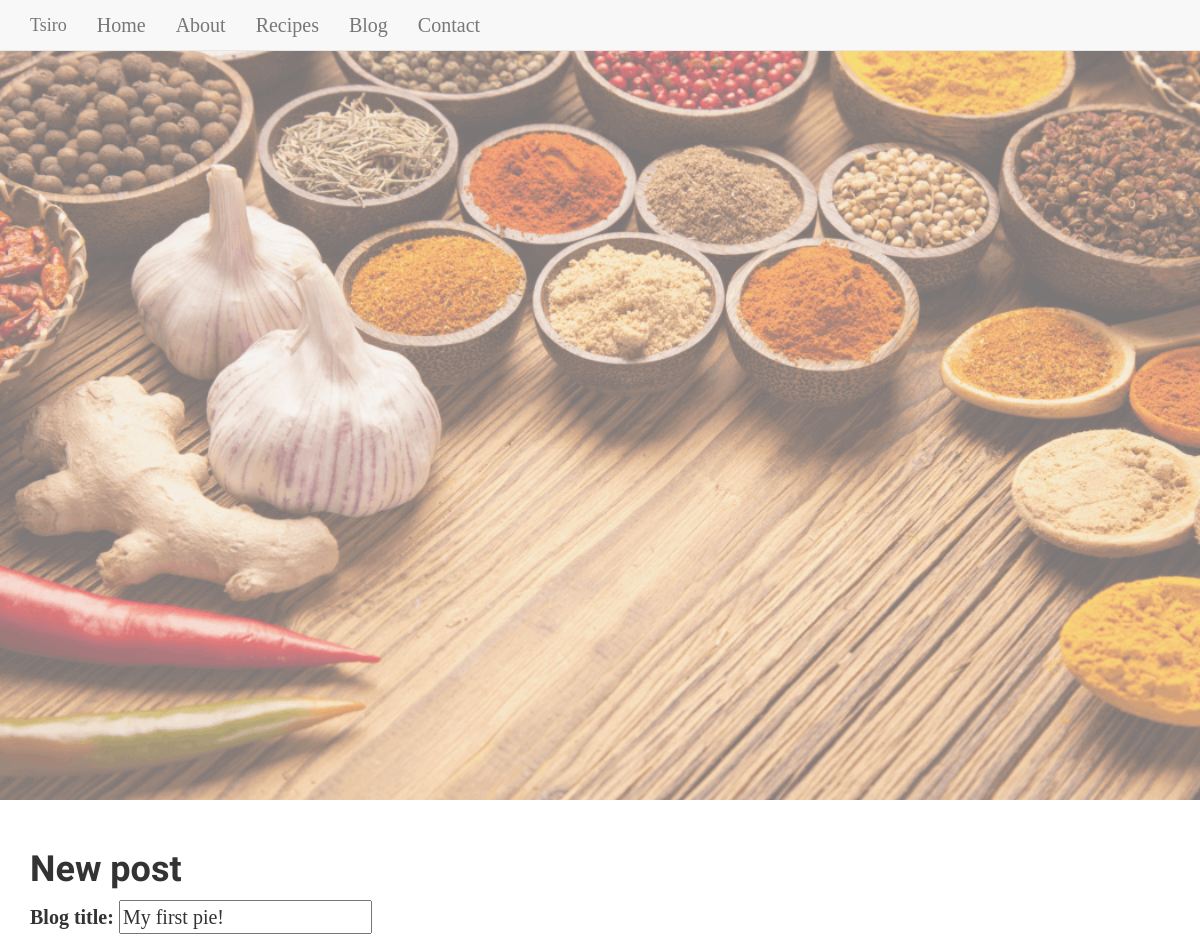
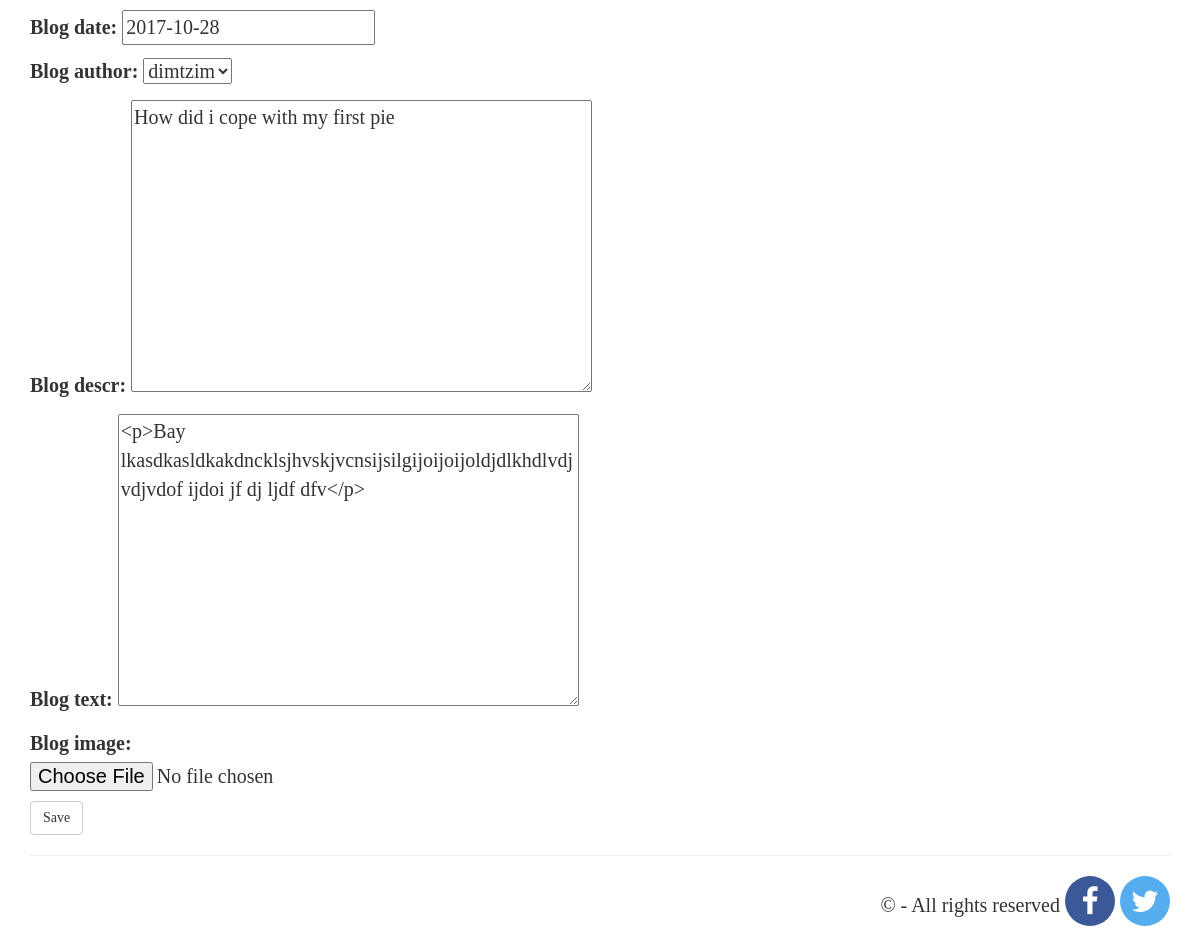
Page /blog/1/edit/ on the committed database (2 pictures, top to bottom).
### app/models.py (models this page shows, shortened)
class Blog(models.Model):
    blog_title = models.CharField(max_length=100)
    blog_date = models.DateField()
    blog_descr = models.TextField()
    blog_author = models.ForeignKey('auth.User')
    blog_image = models.ImageField(upload_to='images/', null=True, blank=True)
    blog_text = RichTextUploadingField()

### app/views.py (the view)
# urls.py: url(r'^blog/(?P<blog_id>[0-9]+)/edit/$', app.views.edit_existed_blog, name='edit_existed_blog'),
def edit_existed_blog(request,blog_id):
    blog = get_object_or_404(Blog, pk=blog_id)
    if request.method == 'POST':
        form = BlogPostForm(request.POST, instance=blog)
        if form.is_valid():
            form.save()
            return redirect('blog_info', blog_id)
    else:
        form = BlogPostForm(instance=blog)
    return render(request, 'app/blog_edit.html', {'form': form})

### app/forms.py
class BlogPostForm(forms.ModelForm):
    class Meta:
        model = Blog
        fields = ('blog_title', 'blog_date','blog_author','blog_descr','blog_text','blog_image')

### app/templates/app/blog_edit.html (shortened to what this page needs)
{% extends "app/base.html" %}
{% block content %}
<h1>New post</h1>
<form method="POST" class="post-form" enctype="multipart/form-data">{% csrf_token %}
    {{ form.as_p }}
    <button type="submit" class="save btn btn-default">Save</button>
</form>
{% endblock %}

### app/static/css/blog.css (style rules this page uses)
body { font-size: 20px; color: #333333; font-family: 'Lora', 'Times New Roman', serif; }
h1, h2, h3, h4, h5, h6 { font-weight: 800; font-family: 'Gloria Hallelujah', cursive; }

### rows in the picture
Blog: blog_title "My first pie!", blog_date "2017-10-28", blog_author "dimtzim", blog_descr "How did i cope with my first pie", blog_text "<p>Bay lkasdkasldkakdncklsjhvskjvcnsijsilgijoijoijoldjdlkhdlvdjvdjvdof ijdoi jf dj ljdf dfv</p>"
